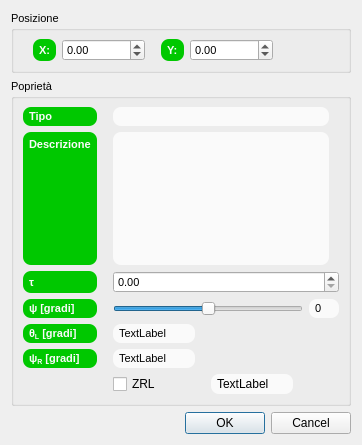
<?xml version="1.0" encoding="UTF-8"?>
<ui version="4.0">
 <class>ReflectorPropertiesDialog</class>
 <widget class="QDialog" name="ReflectorPropertiesDialog">
  <property name="geometry">
   <rect>
    <x>0</x>
    <y>0</y>
    <width>362</width>
    <height>445</height>
   </rect>
  </property>
  <property name="font">
   <font>
    <pointsize>8</pointsize>
   </font>
  </property>
  <property name="windowTitle">
   <string>Modifica il riflettore</string>
  </property>
  <property name="styleSheet">
   <string notr="true">QDoubleSpinBox{background: none}
</string>
  </property>
  <layout class="QGridLayout" name="gridLayout_2">
   <item row="2" column="0">
    <spacer>
     <property name="orientation">
      <enum>Qt::Vertical</enum>
     </property>
     <property name="sizeHint" stdset="0">
      <size>
       <width>20</width>
       <height>16</height>
      </size>
     </property>
    </spacer>
   </item>
   <item row="1" column="0" colspan="2">
    <widget class="QGroupBox" name="groupBox_2">
     <property name="font">
      <font>
       <pointsize>8</pointsize>
      </font>
     </property>
     <property name="title">
      <string>Poprietà</string>
     </property>
     <layout class="QGridLayout" name="gridLayout">
      <item row="2" column="1" colspan="3">
       <widget class="QDoubleSpinBox" name="reflectionSpinBox">
        <property name="font">
         <font>
          <pointsize>8</pointsize>
         </font>
        </property>
        <property name="styleSheet">
         <string notr="true">QDoubleSpinBox{color: #000000}</string>
        </property>
        <property name="maximum">
         <double>1.000000000000000</double>
        </property>
        <property name="singleStep">
         <double>0.010000000000000</double>
        </property>
       </widget>
      </item>
      <item row="5" column="1">
       <widget class="QLabel" name="laserPhaseLabel">
        <property name="font">
         <font>
          <pointsize>8</pointsize>
         </font>
        </property>
        <property name="styleSheet">
         <string notr="true">QLabel {background-color: #fafafa}
QLabel {color: #000000}
QLabel {border: 0px solid grey}
QLabel {border-radius: 8px}
QLabel {padding: 3px}
QLabel {margin-right: 10px}</string>
        </property>
        <property name="text">
         <string>TextLabel</string>
        </property>
       </widget>
      </item>
      <item row="4" column="3">
       <widget class="QLabel" name="positioningLabel">
        <property name="maximumSize">
         <size>
          <width>40</width>
          <height>16777215</height>
         </size>
        </property>
        <property name="font">
         <font>
          <pointsize>8</pointsize>
         </font>
        </property>
        <property name="styleSheet">
         <string notr="true">QLabel {background-color: #fafafa}
QLabel {color: #000000}
QLabel {border: 0px solid grey}
QLabel {border-radius: 8px}
QLabel {padding: 3px}</string>
        </property>
        <property name="text">
         <string>0</string>
        </property>
       </widget>
      </item>
      <item row="6" column="1">
       <widget class="QLabel" name="actualPositioningLabel">
        <property name="font">
         <font>
          <pointsize>8</pointsize>
         </font>
        </property>
        <property name="styleSheet">
         <string notr="true">QLabel {background-color: #fafafa}
QLabel {color: #000000}
QLabel {border: 0px solid grey}
QLabel {border-radius: 8px}
QLabel {padding: 3px}
QLabel {margin-right: 10px}</string>
        </property>
        <property name="text">
         <string>TextLabel</string>
        </property>
       </widget>
      </item>
      <item row="5" column="0">
       <widget class="QLabel" name="label_7">
        <property name="font">
         <font>
          <pointsize>8</pointsize>
          <weight>75</weight>
          <bold>true</bold>
         </font>
        </property>
        <property name="styleSheet">
         <string notr="true">QLabel {background-color: #00c800}
QLabel {color: #fafafa}
QLabel {border: 0px solid grey}
QLabel {border-radius: 8px}
QLabel {padding: 3px}
QLabel {margin-right: 10px}</string>
        </property>
        <property name="text">
         <string>θ&lt;sub&gt;L&lt;/sub&gt;  [gradi]</string>
        </property>
       </widget>
      </item>
      <item row="7" column="1">
       <widget class="QCheckBox" name="ZRLcheckBox">
        <property name="text">
         <string>ZRL</string>
        </property>
       </widget>
      </item>
      <item row="0" column="1" colspan="3">
       <widget class="QLabel" name="reflectorKindLabel">
        <property name="font">
         <font>
          <pointsize>8</pointsize>
         </font>
        </property>
        <property name="styleSheet">
         <string notr="true">QLabel {background-color: #fafafa}
QLabel {color: #000000}
QLabel {border: 0px solid grey}
QLabel {border-radius: 8px}
QLabel {padding: 3px}
QLabel {margin-right: 10px}</string>
        </property>
        <property name="text">
         <string/>
        </property>
       </widget>
      </item>
      <item row="1" column="0">
       <widget class="QLabel" name="label_6">
        <property name="font">
         <font>
          <pointsize>8</pointsize>
          <weight>75</weight>
          <bold>true</bold>
         </font>
        </property>
        <property name="styleSheet">
         <string notr="true">QLabel {background-color: #00c800}
QLabel {color: #fafafa}
QLabel {border: 0px solid grey}
QLabel {border-radius: 8px}
QLabel {padding: 3px}
QLabel {margin-right: 10px}</string>
        </property>
        <property name="text">
         <string>Descrizione</string>
        </property>
        <property name="alignment">
         <set>Qt::AlignLeading|Qt::AlignLeft|Qt::AlignTop</set>
        </property>
       </widget>
      </item>
      <item row="2" column="0">
       <widget class="QLabel" name="label_5">
        <property name="font">
         <font>
          <pointsize>8</pointsize>
          <weight>75</weight>
          <bold>true</bold>
         </font>
        </property>
        <property name="styleSheet">
         <string notr="true">QLabel {background-color: #00c800}
QLabel {color: #fafafa}
QLabel {border: 0px solid grey}
QLabel {border-radius: 8px}
QLabel {padding: 3px}
QLabel {margin-right: 10px}</string>
        </property>
        <property name="text">
         <string>τ</string>
        </property>
       </widget>
      </item>
      <item row="1" column="1" colspan="3">
       <widget class="QTextEdit" name="descriptionTextEdit">
        <property name="font">
         <font>
          <pointsize>8</pointsize>
         </font>
        </property>
        <property name="styleSheet">
         <string notr="true">QTextEdit {background-color: #fafafa}
QTextEdit {color: #000000}
QTextEdit {border: 0px solid grey}
QTextEdit {border-radius: 8px}
QTextEdit {padding: 3px}
QTextEdit {margin-right: 10px}</string>
        </property>
       </widget>
      </item>
      <item row="0" column="0">
       <widget class="QLabel" name="label_3">
        <property name="font">
         <font>
          <pointsize>8</pointsize>
          <weight>75</weight>
          <bold>true</bold>
         </font>
        </property>
        <property name="styleSheet">
         <string notr="true">QLabel {background-color: #00c800}
QLabel {color: #fafafa}
QLabel {border: 0px solid grey}
QLabel {border-radius: 8px}
QLabel {padding: 3px}
QLabel {margin-right: 10px}</string>
        </property>
        <property name="text">
         <string>Tipo</string>
        </property>
       </widget>
      </item>
      <item row="6" column="0">
       <widget class="QLabel" name="label_8">
        <property name="font">
         <font>
          <pointsize>8</pointsize>
          <weight>75</weight>
          <bold>true</bold>
         </font>
        </property>
        <property name="styleSheet">
         <string notr="true">QLabel {background-color: #00c800}
QLabel {color: #fafafa}
QLabel {border: 0px solid grey}
QLabel {border-radius: 8px}
QLabel {padding: 3px}
QLabel {margin-right: 10px}</string>
        </property>
        <property name="text">
         <string>&amp;psi;&lt;sub&gt;R&lt;/sub&gt; [gradi]</string>
        </property>
       </widget>
      </item>
      <item row="4" column="0">
       <widget class="QLabel" name="label_4">
        <property name="font">
         <font>
          <pointsize>8</pointsize>
          <weight>75</weight>
          <bold>true</bold>
         </font>
        </property>
        <property name="styleSheet">
         <string notr="true">QLabel {background-color: #00c800}
QLabel {color: #fafafa}
QLabel {border: 0px solid grey}
QLabel {border-radius: 8px}
QLabel {padding: 3px}
QLabel {margin-right: 10px}</string>
        </property>
        <property name="text">
         <string>&amp;psi; &lt;sub&gt;&lt;/sub&gt; [gradi]</string>
        </property>
       </widget>
      </item>
      <item row="4" column="1" colspan="2">
       <widget class="QSlider" name="positioningSlider">
        <property name="minimum">
         <number>-90</number>
        </property>
        <property name="maximum">
         <number>90</number>
        </property>
        <property name="singleStep">
         <number>1</number>
        </property>
        <property name="value">
         <number>0</number>
        </property>
        <property name="tracking">
         <bool>true</bool>
        </property>
        <property name="orientation">
         <enum>Qt::Horizontal</enum>
        </property>
        <property name="tickPosition">
         <enum>QSlider::NoTicks</enum>
        </property>
        <property name="tickInterval">
         <number>0</number>
        </property>
       </widget>
      </item>
      <item row="7" column="2">
       <widget class="QLabel" name="maxDeflectionLabel">
        <property name="styleSheet">
         <string notr="true">QLabel {background-color: #fafafa}
QLabel {color: #000000}
QLabel {border: 0px solid grey}
QLabel {border-radius: 8px}
QLabel {padding: 3px}
QLabel {margin-right: 10px}</string>
        </property>
        <property name="text">
         <string>TextLabel</string>
        </property>
       </widget>
      </item>
     </layout>
    </widget>
   </item>
   <item row="2" column="1">
    <widget class="QDialogButtonBox" name="buttonBox">
     <property name="font">
      <font>
       <pointsize>8</pointsize>
      </font>
     </property>
     <property name="orientation">
      <enum>Qt::Horizontal</enum>
     </property>
     <property name="standardButtons">
      <set>QDialogButtonBox::Cancel|QDialogButtonBox::Ok</set>
     </property>
    </widget>
   </item>
   <item row="0" column="0" colspan="2">
    <widget class="QGroupBox" name="groupBox">
     <property name="font">
      <font>
       <pointsize>8</pointsize>
      </font>
     </property>
     <property name="title">
      <string>Posizione</string>
     </property>
     <layout class="QHBoxLayout">
      <property name="spacing">
       <number>6</number>
      </property>
      <property name="leftMargin">
       <number>9</number>
      </property>
      <property name="topMargin">
       <number>9</number>
      </property>
      <property name="rightMargin">
       <number>9</number>
      </property>
      <property name="bottomMargin">
       <number>9</number>
      </property>
      <item>
       <widget class="QLabel" name="label">
        <property name="font">
         <font>
          <pointsize>8</pointsize>
          <weight>75</weight>
          <bold>true</bold>
         </font>
        </property>
        <property name="styleSheet">
         <string notr="true">QLabel {background-color: #00c800}
QLabel {color: #fafafa}
QLabel {border: 0px solid grey}
QLabel {border-radius: 8px}
QLabel {padding: 3px}
QLabel {margin-left: 10px}</string>
        </property>
        <property name="text">
         <string>X:</string>
        </property>
       </widget>
      </item>
      <item>
       <widget class="QDoubleSpinBox" name="xSpinBox">
        <property name="font">
         <font>
          <pointsize>8</pointsize>
         </font>
        </property>
        <property name="styleSheet">
         <string notr="true">QDoubleSpinBox{color: #000000}</string>
        </property>
        <property name="minimum">
         <double>-1000000.000000000000000</double>
        </property>
        <property name="maximum">
         <double>1000000.000000000000000</double>
        </property>
       </widget>
      </item>
      <item>
       <widget class="QLabel" name="label_2">
        <property name="font">
         <font>
          <pointsize>8</pointsize>
          <weight>75</weight>
          <bold>true</bold>
         </font>
        </property>
        <property name="styleSheet">
         <string notr="true">QLabel {background-color: #00c800}
QLabel {color: #fafafa}
QLabel {border: 0px solid grey}
QLabel {border-radius: 8px}
QLabel {padding: 3px}
QLabel {margin-left: 10px}</string>
        </property>
        <property name="text">
         <string>Y:</string>
        </property>
       </widget>
      </item>
      <item>
       <widget class="QDoubleSpinBox" name="ySpinBox">
        <property name="font">
         <font>
          <pointsize>8</pointsize>
         </font>
        </property>
        <property name="styleSheet">
         <string notr="true">QDoubleSpinBox{color: #000000}</string>
        </property>
        <property name="decimals">
         <number>2</number>
        </property>
        <property name="minimum">
         <double>-1000000.000000000000000</double>
        </property>
        <property name="maximum">
         <double>1000000.000000000000000</double>
        </property>
       </widget>
      </item>
      <item>
       <spacer name="horizontalSpacer_2">
        <property name="orientation">
         <enum>Qt::Horizontal</enum>
        </property>
        <property name="sizeHint" stdset="0">
         <size>
          <width>17</width>
          <height>20</height>
         </size>
        </property>
       </spacer>
      </item>
     </layout>
    </widget>
   </item>
  </layout>
 </widget>
 <resources/>
 <connections>
  <connection>
   <sender>buttonBox</sender>
   <signal>accepted()</signal>
   <receiver>ReflectorPropertiesDialog</receiver>
   <slot>accept()</slot>
   <hints>
    <hint type="sourcelabel">
     <x>248</x>
     <y>254</y>
    </hint>
    <hint type="destinationlabel">
     <x>157</x>
     <y>274</y>
    </hint>
   </hints>
  </connection>
  <connection>
   <sender>buttonBox</sender>
   <signal>rejected()</signal>
   <receiver>ReflectorPropertiesDialog</receiver>
   <slot>reject()</slot>
   <hints>
    <hint type="sourcelabel">
     <x>316</x>
     <y>260</y>
    </hint>
    <hint type="destinationlabel">
     <x>286</x>
     <y>274</y>
    </hint>
   </hints>
  </connection>
 </connections>
</ui>
